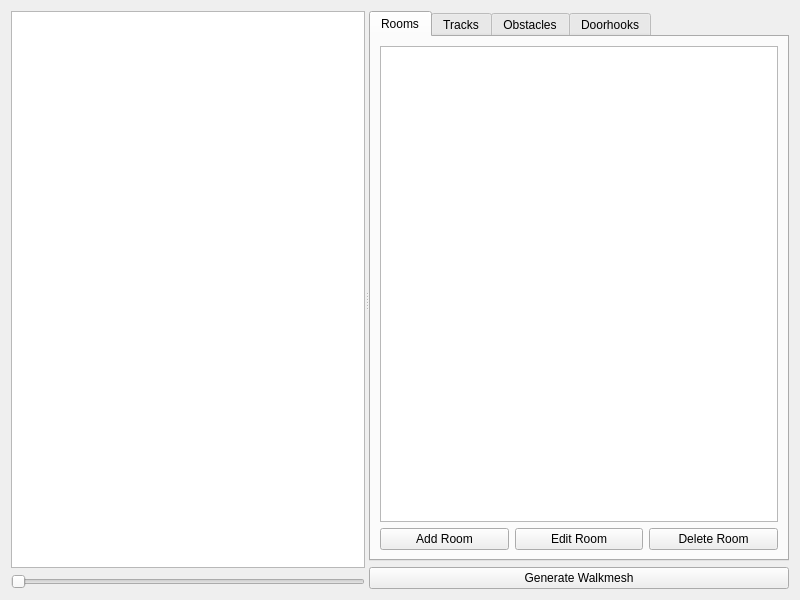
<?xml version="1.0" encoding="UTF-8"?>
<ui version="4.0">
 <class>LYTEditor</class>
 <widget class="QWidget" name="LYTEditor">
  <property name="geometry">
   <rect>
    <x>0</x>
    <y>0</y>
    <width>800</width>
    <height>600</height>
   </rect>
  </property>
  <property name="windowTitle">
   <string>LYT Editor</string>
  </property>
  <layout class="QVBoxLayout" name="verticalLayout">
   <item>
    <widget class="QSplitter" name="splitter">
     <property name="orientation">
      <enum>Qt::Horizontal</enum>
     </property>
     <widget class="QWidget" name="leftPanel" native="true">
      <layout class="QVBoxLayout" name="verticalLayout_2">
       <item>
        <widget class="QGraphicsView" name="graphicsView"/>
       </item>
       <item>
        <widget class="QSlider" name="zoomSlider">
         <property name="orientation">
          <enum>Qt::Horizontal</enum>
         </property>
        </widget>
       </item>
      </layout>
     </widget>
     <widget class="QWidget" name="rightPanel" native="true">
      <layout class="QVBoxLayout" name="verticalLayout_3">
       <item>
        <widget class="QTabWidget" name="tabWidget">
         <property name="currentIndex">
          <number>0</number>
         </property>
         <widget class="QWidget" name="roomsTab">
          <attribute name="title">
           <string>Rooms</string>
          </attribute>
          <layout class="QVBoxLayout" name="verticalLayout_4">
           <item>
            <widget class="QListWidget" name="roomsList"/>
           </item>
           <item>
            <layout class="QHBoxLayout" name="horizontalLayout">
             <item>
              <widget class="QPushButton" name="addRoomButton">
               <property name="text">
                <string>Add Room</string>
               </property>
              </widget>
             </item>
             <item>
              <widget class="QPushButton" name="editRoomButton">
               <property name="text">
                <string>Edit Room</string>
               </property>
              </widget>
             </item>
             <item>
              <widget class="QPushButton" name="deleteRoomButton">
               <property name="text">
                <string>Delete Room</string>
               </property>
              </widget>
             </item>
            </layout>
           </item>
          </layout>
         </widget>
         <widget class="QWidget" name="tracksTab">
          <attribute name="title">
           <string>Tracks</string>
          </attribute>
          <layout class="QVBoxLayout" name="verticalLayout_5">
           <item>
            <widget class="QListWidget" name="tracksList"/>
           </item>
           <item>
            <layout class="QHBoxLayout" name="horizontalLayout_2">
             <item>
              <widget class="QPushButton" name="addTrackButton">
               <property name="text">
                <string>Add Track</string>
               </property>
              </widget>
             </item>
             <item>
              <widget class="QPushButton" name="editTrackButton">
               <property name="text">
                <string>Edit Track</string>
               </property>
              </widget>
             </item>
             <item>
              <widget class="QPushButton" name="deleteTrackButton">
               <property name="text">
                <string>Delete Track</string>
               </property>
              </widget>
             </item>
            </layout>
           </item>
          </layout>
         </widget>
         <widget class="QWidget" name="obstaclesTab">
          <attribute name="title">
           <string>Obstacles</string>
          </attribute>
          <layout class="QVBoxLayout" name="verticalLayout_6">
           <item>
            <widget class="QListWidget" name="obstaclesList"/>
           </item>
           <item>
            <layout class="QHBoxLayout" name="horizontalLayout_3">
             <item>
              <widget class="QPushButton" name="addObstacleButton">
               <property name="text">
                <string>Add Obstacle</string>
               </property>
              </widget>
             </item>
             <item>
              <widget class="QPushButton" name="editObstacleButton">
               <property name="text">
                <string>Edit Obstacle</string>
               </property>
              </widget>
             </item>
             <item>
              <widget class="QPushButton" name="deleteObstacleButton">
               <property name="text">
                <string>Delete Obstacle</string>
               </property>
              </widget>
             </item>
            </layout>
           </item>
          </layout>
         </widget>
         <widget class="QWidget" name="doorhooksTab">
          <attribute name="title">
           <string>Doorhooks</string>
          </attribute>
          <layout class="QVBoxLayout" name="verticalLayout_7">
           <item>
            <widget class="QListWidget" name="doorhooksList"/>
           </item>
           <item>
            <layout class="QHBoxLayout" name="horizontalLayout_4">
             <item>
              <widget class="QPushButton" name="addDoorhookButton">
               <property name="text">
                <string>Add Doorhook</string>
               </property>
              </widget>
             </item>
             <item>
              <widget class="QPushButton" name="editDoorhookButton">
               <property name="text">
                <string>Edit Doorhook</string>
               </property>
              </widget>
             </item>
             <item>
              <widget class="QPushButton" name="deleteDoorhookButton">
               <property name="text">
                <string>Delete Doorhook</string>
               </property>
              </widget>
             </item>
            </layout>
           </item>
          </layout>
         </widget>
        </widget>
       </item>
       <item>
        <widget class="QPushButton" name="generateWalkmeshButton">
         <property name="text">
          <string>Generate Walkmesh</string>
         </property>
        </widget>
       </item>
      </layout>
     </widget>
    </widget>
   </item>
  </layout>
 </widget>
 <resources/>
 <connections/>
</ui>
